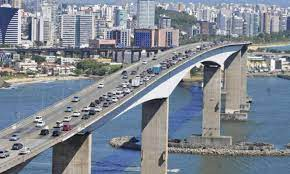
#> input picture ponte.jpg, 290 x 174 px
$ python ttt.py
#> lines starting #> are read from the running program, lines starting #| are printed output that depends on the picture; after the words box and inside, x2 and y2 are one past the last pixel; in counts of white or black regions, pixels touching at a corner belong together
import cv2
imagem = cv2.imread('ponte.jpg')
#> imagem is the input picture: shape (174, 290, 3); mean B, G, R 146.3, 135.8, 128.2
for y in range(0, imagem.shape[0]):
    for x in range(0, imagem.shape[1]):
        imagem[y, x] = (255,0,0)
        break
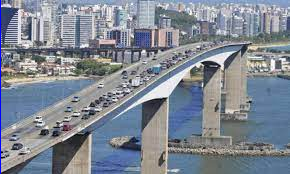
#> imagem: shape (174, 290, 3); 0.34% of pixels changed, all inside (x1, y1, x2, y2) = (0, 0, 1, 174)
cv2.imwrite("imagem_modificada.jpg", imagem)

$ run again, with entrada.jpg copied over ponte.jpg
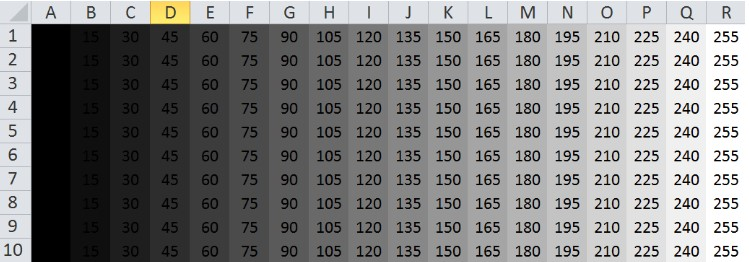
#> input picture entrada.jpg, 749 x 262 px
#> imagem is the input picture: shape (262, 749, 3); mean B, G, R 129, 129, 128.8
#> after the loop `for y in range(0, imagem.shape[0]):`:
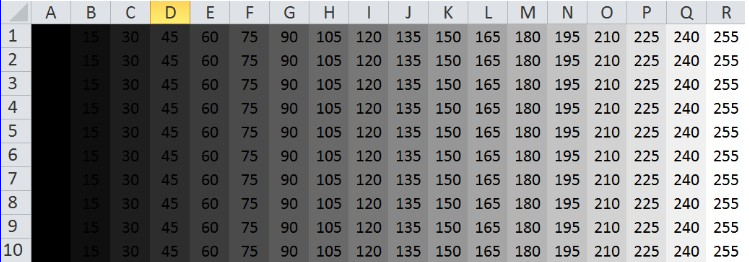
#> imagem: shape (262, 749, 3); 0.13% of pixels changed, all inside (x1, y1, x2, y2) = (0, 0, 1, 262)
